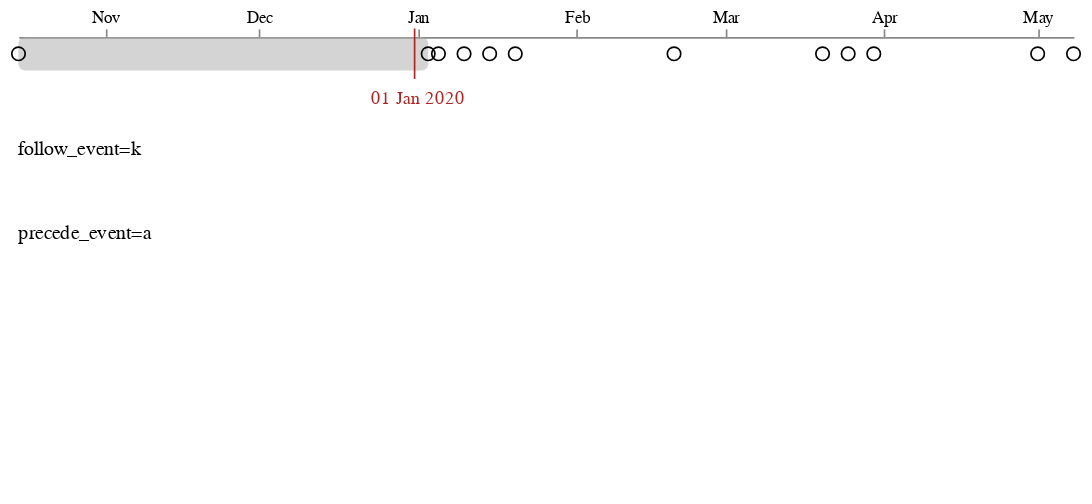

Specify this chart in Vega-Lite:
### Vega specification from a JSON file in a GitHub repository (floating-point values rounded to 4 significant figures)
{"$schema": "https://vega.github.io/schema/vega/v5.json", "description": "An interactive line chart of stock prices, with returns shown relative to a selected date.", "width": 650, "height": 300, "padding": 5, "autosize": {"type": "fit", "contains": "padding"}, "signals": [{"description": "------- Ce signal est émis par la souris, et renvoie une date -----", "name": "sig_mouseDate", "init": "time('Jan 1 2020')", "on": [{"events": "mousemove", "update": "invert('scale_x', clamp(x(), 0, width))"}]}, {"description": "------- Ce signal est émis par un click et mémorise la date-----", "name": "sig_selectDate", "on": [{"events": "click", "update": "invert('scale_x', clamp(x(), 0, width))"}]}, {"description": "------- Ce signal est émis par un click et mémorise la valeur du signal follow_event -----", "name": "sig_followSelectDate", "on": [{"events": "click", "update": "sig_follow[0]"}]}], "data": [{"name": "input_data", "values": [{"date": "Oct 15 2019", "X": "a"}, {"date": "Jan 3 2020", "X": "k"}, {"date": "Jan 5 2020", "X": "j"}, {"date": "Jan 10 2020", "X": "i"}, {"date": "Jan 15 2020", "X": "h"}, {"date": "Jan 20 2020", "X": "g"}, {"date": "Feb 20 2020", "X": "f"}, {"date": "Mar 20 2020", "X": "e"}, {"date": "Mar 25 2020", "X": "d"}, {"date": "Mar 30 2020", "X": "c"}, {"date": "May 1 2020", "X": "b"}], "format": {"parse": {"date": "date"}}}, {"description": "--- this must be provided by external source for range computation ---", "name": "today", "values": [{"date": "May 08 2020"}], "format": {"parse": {"date": "date"}}}, {"name": "events", "source": ["input_data", "today"]}, {"description": "---- Contient l'event juste avant la sélection (mouseMove) ----", "name": "precede_event", "source": "events", "transform": [{"type": "filter", "expr": "datum.date<sig_mouseDate"}, {"type": "extent", "field": "date", "signal": "sig_precede"}, {"type": "filter", "expr": "datum.date==sig_precede[1]"}]}, {"description": "---- Contient l'event juste après la sélection (mouseMove)----", "name": "follow_event", "source": "events", "transform": [{"type": "filter", "expr": "datum.date>=sig_mouseDate"}, {"type": "extent", "field": "date", "signal": "sig_follow"}, {"type": "filter", "expr": "datum.date==sig_follow[0]"}]}, {"description": "---- un object unique contenant sig_precede+sig_follow (mouseMove) ----", "name": "bounded_event", "source": ["precede_event", "follow_event"], "transform": [{"type": "aggregate", "fields": ["date", "date"], "ops": ["min", "max"], "as": ["from", "to"]}]}, {"description": "---- Contient l'event juste avant la sélection (CLICK) ----", "name": "selected", "source": "events", "transform": [{"type": "filter", "expr": "datum.date<sig_selectDate"}, {"type": "extent", "field": "date", "signal": "selectedDate"}, {"type": "filter", "expr": "datum.date==selectedDate[1]"}]}], "scales": [{"name": "scale_x", "type": "time", "domain": {"data": "events", "field": "date"}, "range": "width"}], "axes": [{"orient": "top", "scale": "scale_x", "format": "%b", "tickCount": "month"}], "marks": [{"description": "-------------------- bloc temporel selectionné ------------------", "type": "rect", "from": {"data": "selected"}, "encode": {"enter": {"y": {"value": -5}, "y2": {"value": 25}, "fill": {"value": "#F88"}, "cornerRadius": {"value": 10}, "opacity": {"value": 0.5}}, "update": {"x": {"scale": "scale_x", "field": "date"}, "x2": {"scale": "scale_x", "signal": "sig_followSelectDate"}}}}, {"description": "-------------------- bloc temporel survolé ------------------", "type": "rect", "from": {"data": "bounded_event"}, "encode": {"enter": {"y": {"value": 0}, "y2": {"value": 20}, "fill": {"value": "#aaa"}, "cornerRadius": {"value": 4}, "opacity": {"value": 0.5}}, "update": {"x": {"scale": "scale_x", "field": "from"}, "x2": {"scale": "scale_x", "field": "to"}}}}, {"description": "-------------------- Elements temporels (diamond) ------------------", "type": "symbol", "from": {"data": "events"}, "encode": {"update": {"x": {"scale": "scale_x", "field": "date"}, "y": {"value": 10}, "stroke": {"value": "black"}}}}, {"description": "-------------------- Regle des temps verticales ------------------", "type": "rule", "encode": {"enter": {"y": {"value": -5}, "y2": {"value": 25}, "stroke": {"value": "firebrick"}}, "update": {"x": {"scale": "scale_x", "signal": "sig_mouseDate", "offset": -2}}}}, {"description": "-------------------- Temps sélectionné (texte) ------------------", "type": "text", "encode": {"enter": {"y": {"value": 40}, "align": {"value": "center"}, "fill": {"value": "firebrick"}}, "update": {"x": {"scale": "scale_x", "signal": "sig_mouseDate"}, "text": {"signal": "timeFormat(sig_mouseDate, '%d %b %Y')"}}}}, {"description": "----------- debug --------------", "type": "text", "from": {"data": "selected"}, "encode": {"enter": {"x": {"value": 0}, "y": {"value": 200}, "fontSize": {"value": 18}}, "update": {"text": {"field": "X"}}}, "transform": [{"type": "formula", "as": "text", "expr": "'selected='+datum.text"}]}, {"description": "----------- debug --------------", "type": "text", "from": {"data": "follow_event"}, "encode": {"enter": {"x": {"value": 0}, "y": {"value": 70}, "fontSize": {"value": 12}}, "update": {"text": {"field": "X"}}}, "transform": [{"type": "formula", "as": "text", "expr": "'follow_event='+datum.text"}]}, {"description": "----------- debug --------------", "type": "text", "from": {"data": "precede_event"}, "encode": {"enter": {"x": {"value": 0}, "y": {"value": 120}, "fontSize": {"value": 12}}, "update": {"text": {"field": "X"}}}, "transform": [{"type": "formula", "as": "text", "expr": "'precede_event='+datum.text"}]}]}
